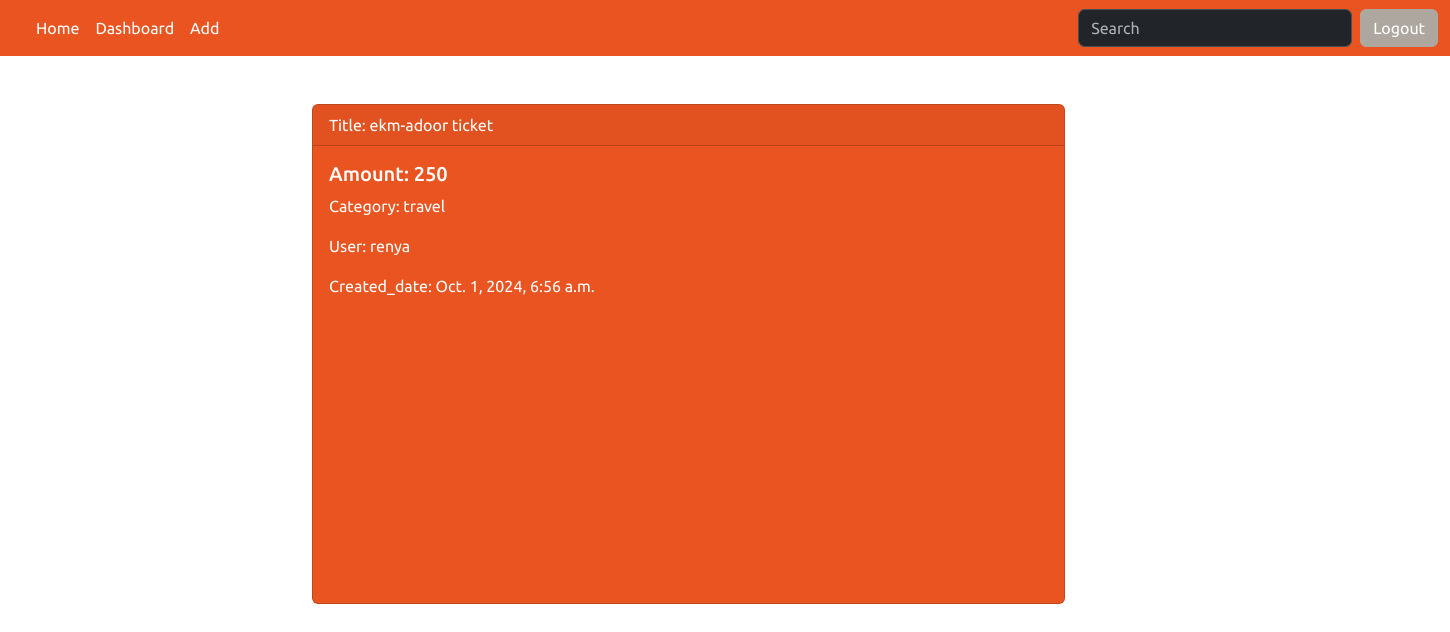
Page /expense/2/detail (signed in) on the committed database.
### budget/models.py (models this page shows, shortened)
class Expense(models.Model):
    title=models.CharField(max_length=200)
    amount=models.PositiveBigIntegerField()
    created_date=models.DateTimeField(auto_now_add=True)
    category_choices=(
        ("food","food"),
        ("travel","travel"),
        ("health","health"),
        ("others","others")
    )
    category=models.CharField(max_length=200,choices=category_choices,default="others")
    user=models.ForeignKey(User,on_delete=models.CASCADE)

### budget/views.py (the view)
# urls.py: path('expense/<int:pk>/detail',views.ExpenseDetailView.as_view(),name="expense-detail"),
@method_decorator(decs,name="dispatch")
class ExpenseDetailView(View):
    def get(self,request,*args,**kwargs):
        id=kwargs.get("pk")
        data=Expense.objects.get(id=id)
        return render(request,"expense_detail.html",{"obj":data})

### budget/templates/expense_detail.html
{%extends 'base.html'%}
{%block main_block%}
<div class="container mt-5" style="margin-left: 300px;">
    <div class="row">
        <div class="col-10">
            <div class="card text-white bg-primary mb-3" style="max-width: 70%;height: 500px;">
                <div class="card-header">Title: {{obj.title}}</div>
                <div class="card-body">
                  <h5 class="card-title">Amount: {{obj.amount}}</h5>
                  <p class="card-text">Category: {{obj.category}}</p>
                  <p class="card-text">User: {{obj.user}}</p>
                  <p class="card-text">Created_date: {{obj.created_date}}</p>
                </div>
              </div>
        </div>
    </div>
</div>
{%endblock%}

### rows in the picture
Expense: title "ekm-adoor ticket", amount "250", category "travel", user "renya", created_date "Oct. 1, 2024, 6:56 a.m."
